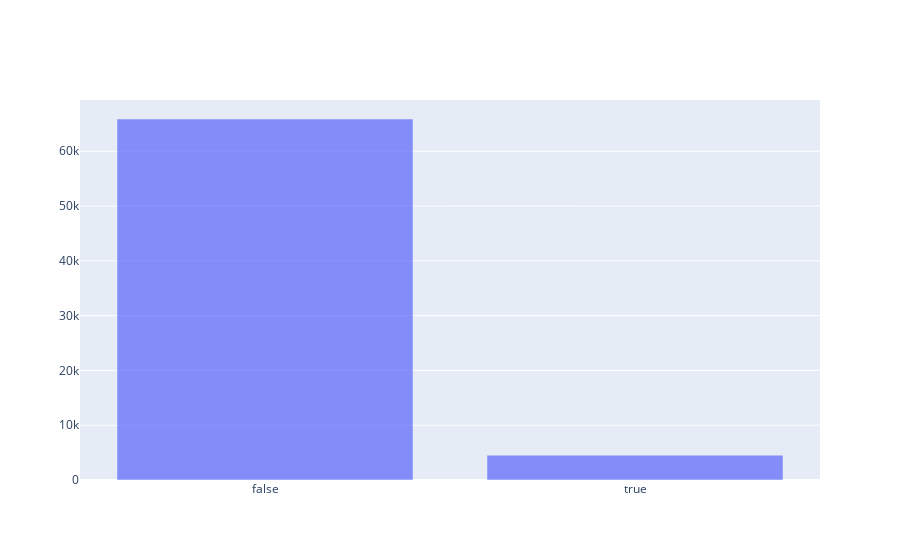

Notebook code cell kept with this figure:
### Markdown cell above
### How many users are subscribers

### Code cell
indices = df['is_subscriber'].value_counts().index
values = df['is_subscriber'].value_counts().values

fig = go.Figure()


# Add trace
fig.add_trace(go.Bar(x= indices, y = values, textfont_size=20))



    # Overlay both histograms
    #fig.update_layout(barmode='overlay')
    # Reduce opacity to see both histograms
fig.update_traces(opacity=0.75)
fig.show()

### Figure 1 — Plotly figure (JSON) as saved in the notebook; plotly's stock layout.template omitted (floating-point values rounded to 4 significant figures)
{"data": [{"opacity": 0.75, "textfont": {"size": 20}, "type": "bar", "x": [false, true], "y": [65887, 4534]}], "layout": {}}
